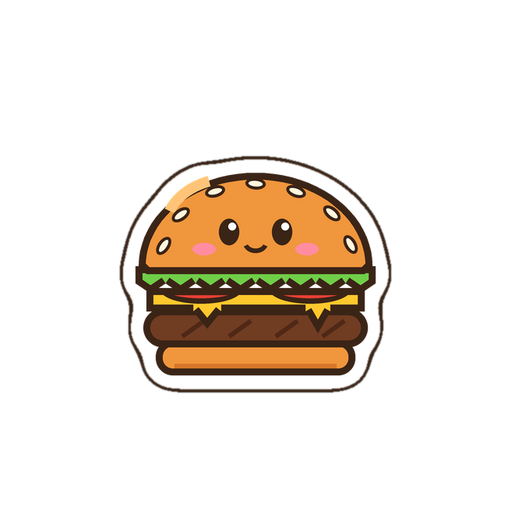

Generate this figure with Python:
"""Draws the burger sticker that goes on both faces of the 3D food coin (transparent PNG).

Run:  python coin_emblem.py  ->  game/art/coin_emblem.png (512px) + previews/coin_emblem_preview.png
Clean line art: thick ink outlines, flat fills, a cute face, and a white die-cut sticker border.
The burger fits inside the coin's gold face (the rim covers the outer ~20%).
"""
import math
import os

from PIL import Image, ImageDraw, ImageFilter

HERE = os.path.dirname(os.path.abspath(__file__))
ROOT = os.path.dirname(HERE)
OUT = 512
SS = 4

INK = (58, 36, 22, 255)
BUN = (240, 150, 60, 255)
BUN_SHADE = (214, 118, 40, 255)
BUN_LIGHT = (255, 196, 120, 255)
PATTY = (112, 60, 34, 255)
PATTY_DARK = (80, 40, 22, 255)
LETTUCE = (112, 206, 72, 255)
CHEESE = (255, 200, 44, 255)
TOMATO = (232, 64, 52, 255)
SEED = (255, 247, 222, 255)
BLUSH = (255, 140, 160, 255)
WHITE = (255, 255, 255, 255)


def p(v):
    return round(v * SS)


def pts(points):
    return [(p(x), p(y)) for x, y in points]


def box(cx, cy, rx, ry):
    return [p(cx - rx), p(cy - ry), p(cx + rx), p(cy + ry)]


def draw_burger():
    img = Image.new("RGBA", (OUT * SS, OUT * SS), (0, 0, 0, 0))
    d = ImageDraw.Draw(img)
    c = 256
    line = p(9)

    # layers drawn bottom-up; each one's visible strip sits below the layer drawn after it
    # bottom bun
    d.rounded_rectangle([p(c - 128), p(356), p(c + 128), p(402)], radius=p(22), fill=BUN, outline=INK, width=line)
    d.line([p(c - 104), p(390), p(c + 104), p(390)], fill=BUN_SHADE, width=p(6))
    # patty with grill marks
    d.rounded_rectangle([p(c - 144), p(316), p(c + 144), p(366)], radius=p(25), fill=PATTY, outline=INK, width=line)
    for x in (-80, -20, 40, 100):
        d.line([p(c + x - 14), p(352), p(c + x + 14), p(332)], fill=PATTY_DARK, width=p(6))
    # cheese with drips
    d.polygon(pts([(c - 140, 290), (c + 140, 290), (c + 140, 320), (c + 96, 320), (c + 80, 348), (c + 64, 320),
                   (c - 44, 320), (c - 62, 342), (c - 80, 320), (c - 140, 320)]),
              fill=CHEESE, outline=INK, width=line)
    # tomato slices
    for x in (-70, 70):
        d.chord(box(c + x, 292, 52, 18), start=0, end=180, fill=TOMATO, outline=INK, width=p(7))
    # lettuce: scalloped band
    ruffle = [(c - 154, 262)]
    steps = 16
    for i in range(steps + 1):
        x = c - 154 + 308 * i / steps
        ruffle.append((x, 284 + 13 * abs(math.sin(i * math.pi / 2))))
    ruffle.append((c + 154, 262))
    d.polygon(pts(ruffle), fill=LETTUCE, outline=INK, width=line)

    # top bun dome
    dome = []
    for i in range(41):
        a = math.pi + math.pi * i / 40
        dome.append((c + 150 * math.cos(a), 262 + 120 * math.sin(a)))
    dome += [(c + 150, 262), (c + 140, 272), (c - 140, 272), (c - 150, 262)]
    d.polygon(pts(dome), fill=BUN, outline=INK, width=line)
    d.arc(box(c - 30, 212, 92, 70), start=200, end=250, fill=BUN_LIGHT, width=p(14))

    # sesame seeds (kept off the face)
    for sx, sy, ang in ((-96, 196, 35), (-52, 166, 15), (0, 156, -5), (52, 166, -20), (98, 194, -40),
                        (-118, 236, 55), (122, 234, -60)):
        w, h = p(26), p(15)
        seed = Image.new("RGBA", (w + p(8), h + p(8)), (0, 0, 0, 0))
        ImageDraw.Draw(seed).ellipse([p(4), p(4), p(4) + w, p(4) + h], fill=SEED, outline=INK, width=p(4))
        seed = seed.rotate(ang, expand=True, resample=Image.BICUBIC)
        img.alpha_composite(seed, (p(c + sx) - seed.width // 2, p(sy) - seed.height // 2))

    # cute face on the bun
    for ex in (-34, 34):
        d.ellipse(box(c + ex, 218, 13, 17), fill=INK)
        d.ellipse(box(c + ex + 4, 211, 5, 5), fill=WHITE)
    d.arc(box(c, 232, 16, 13), start=20, end=160, fill=INK, width=p(6))
    for bx in (-66, 66):
        d.ellipse(box(c + bx, 240, 15, 8), fill=BLUSH)
    return img.resize((OUT, OUT), Image.LANCZOS)


def sticker(art, border=10, ink=2.5):
    """White die-cut border with a thin ink edge around the art's silhouette."""
    alpha = art.split()[3]

    def grow(radius):
        # round dilation: blur, hard threshold, then a hair of blur for antialiased edges
        blurred = alpha.filter(ImageFilter.GaussianBlur(radius))
        hard = blurred.point(lambda v: 255 if v > 10 else 0)
        return hard.filter(ImageFilter.GaussianBlur(0.8))

    out = Image.new("RGBA", art.size, (0, 0, 0, 0))
    out.paste(Image.new("RGBA", art.size, INK), (0, 0), grow(border + ink))
    out.paste(Image.new("RGBA", art.size, WHITE), (0, 0), grow(border))
    out.alpha_composite(art)
    return out


def main():
    art = sticker(draw_burger())
    # shrink into the middle so it sits inside the coin's rim
    canvas = Image.new("RGBA", (OUT, OUT), (0, 0, 0, 0))
    inner = art.resize((int(OUT * 0.78), int(OUT * 0.78)), Image.LANCZOS)
    canvas.alpha_composite(inner, ((OUT - inner.width) // 2, (OUT - inner.height) // 2 + 6))
    canvas.save(os.path.join(HERE, "coin_emblem.png"))

    prev = Image.new("RGBA", (OUT, OUT), (242, 178, 121, 255))
    gold = ImageDraw.Draw(prev)
    gold.ellipse([12, 12, OUT - 12, OUT - 12], fill=(247, 190, 42, 255), outline=INK, width=8)
    gold.ellipse([62, 62, OUT - 62, OUT - 62], fill=(255, 216, 74, 255))
    prev.alpha_composite(canvas)
    os.makedirs(os.path.join(ROOT, "previews"), exist_ok=True)
    prev.convert("RGB").save(os.path.join(ROOT, "previews", "coin_emblem_preview.png"))


if __name__ == "__main__":
    main()
